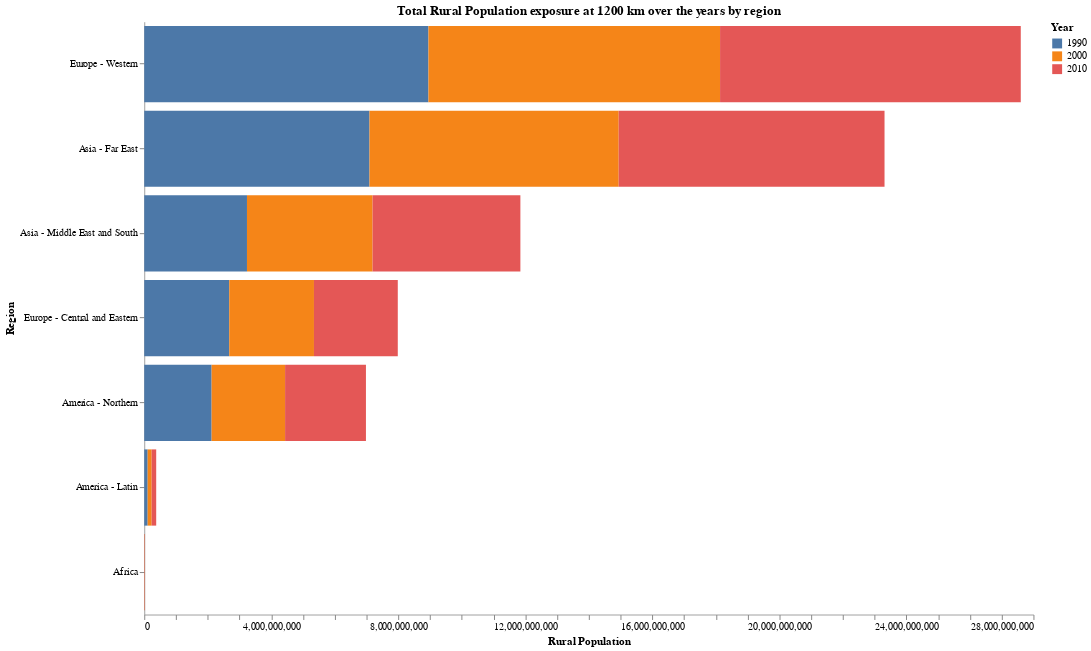

Write notebook code for a chart like this one.
### Code cell
#Building Horizontal bar graph by importing Altair package

bars = alt.Chart(source2).mark_bar().encode(
    x= alt.X('Value:Q', title = "Rural Population"),
y=alt.Y('Region:O', sort='-x', title = "Region"),
    color='Year').properties(height=600, width = 900, title = "Total Rural Population exposure at 1200 km over the years by region").configure_axis(grid = False,
    domainWidth = 0.8
).configure_view(
    stroke = 'transparent'
)


bars

### Figure 1 — Vega-Lite specification as saved in the notebook (floating-point values rounded to 4 significant figures)
{"config": {"view": {"continuousWidth": 400, "continuousHeight": 300, "stroke": "transparent"}, "axis": {"domainWidth": 0.8, "grid": false}}, "data": {"name": "data-18703c9ea0e0a5f16b3d866bdc5357f5"}, "mark": "bar", "encoding": {"color": {"type": "nominal", "field": "Year"}, "x": {"type": "quantitative", "field": "Value", "title": "Rural Population"}, "y": {"type": "ordinal", "field": "Region", "sort": "-x", "title": "Region"}}, "height": 600, "title": "Total Rural Population exposure at 1200 km over the years by region", "width": 900, "$schema": "https://vega.github.io/schema/vega-lite/v4.8.1.json", "datasets": {"data-18703c9ea0e0a5f16b3d866bdc5357f5": [{"Region": "Africa", "Value": 4204070, "Year": "1990"}, {"Region": "America - Latin", "Value": 107501300, "Year": "1990"}, {"Region": "America - Northern", "Value": 2121834190, "Year": "1990"}, {"Region": "Asia - Far East", "Value": 7092728700, "Year": "1990"}, {"Region": "Asia - Middle East and South", "Value": 3234860800, "Year": "1990"}, {"Region": "Europe - Central and Eastern", "Value": 2676463094, "Year": "1990"}, {"Region": "Europe - Western", "Value": 8949099300, "Year": "1990"}, {"Region": "Africa", "Value": 9371040, "Year": "2000"}, {"Region": "America - Latin", "Value": 126441900, "Year": "2000"}, {"Region": "America - Northern", "Value": 2312667270, "Year": "2000"}, {"Region": "Asia - Far East", "Value": 7847512800, "Year": "2000"}, {"Region": "Asia - Middle East and South", "Value": 3954942600, "Year": "2000"}, {"Region": "Europe - Central and Eastern", "Value": 2667729424, "Year": "2000"}, {"Region": "Europe - Western", "Value": 9182774200, "Year": "2000"}, {"Region": "Africa", "Value": 10499300, "Year": "2010"}, {"Region": "America - Latin", "Value": 142600900, "Year": "2010"}, {"Region": "America - Northern", "Value": 2546436770, "Year": "2010"}, {"Region": "Asia - Far East", "Value": 8370478800, "Year": "2010"}, {"Region": "Asia - Middle East and South", "Value": 4654304200, "Year": "2010"}, {"Region": "Europe - Central and Eastern", "Value": 2639479149, "Year": "2010"}, {"Region": "Europe - Western", "Value": 9469129400, "Year": "2010"}]}}
